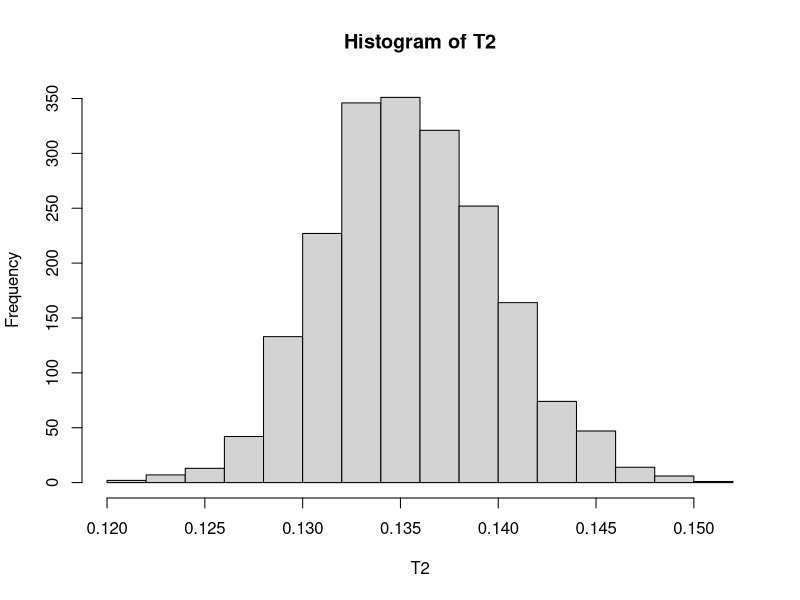
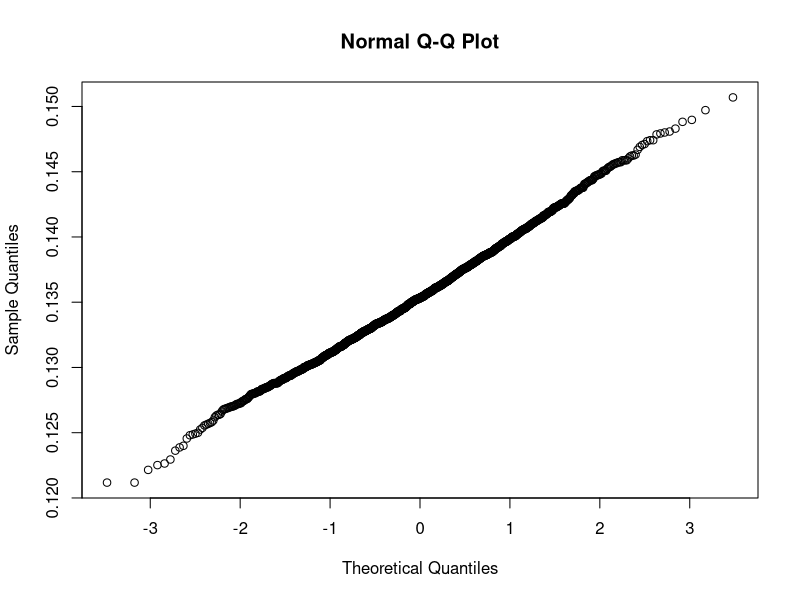

Reproduce these figures in R, in order.
rm(list=ls(all=T))
#TOPIC CONSISTENCY AND CAN 
#Q.2 LET X BE A RANDOM VARIABLE HAVING POISSON DISTRIBUTION WITH PARAMETER LAMBDA. SUGGEST TWO CONSISTENT ESTIMATORS FOR LAMBDA. BASED ON THE RANDOM SAMPLES, DEMONSTRATE THE CONSISTENCY AND CHECK ASYMPTOTIC NORMALITY OF THE ESTIMATORS SUGGESTED BY YOU.
lamda=2;
eps=0.1;
est.prob1=0;
n=c(100,300,800,1500,2000);
for(i in 1:length(n)){
  x=matrix(rpois(n[i]*n[i],lamda),n[i],n[i]);
  T1=apply(x,1,mean)
  T2=exp(-T1)
  est.prob1[i]=mean(abs(T2-exp(-lamda))<eps)
}
cbind(n,est.prob1)
hist(T2)
qqnorm(T2)

#exp(-Xbar) sample mean is consistent for exp(-lambda)


